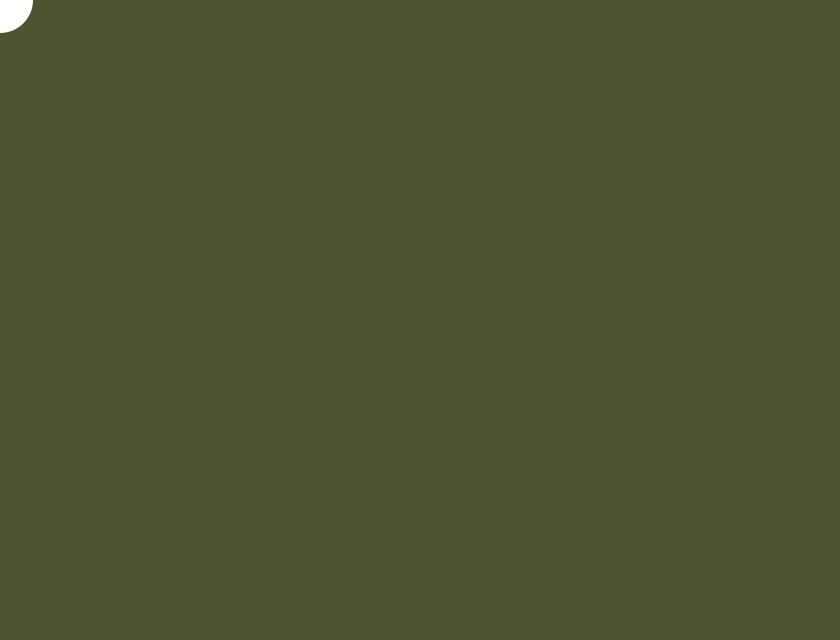
Frame 1 (no input)
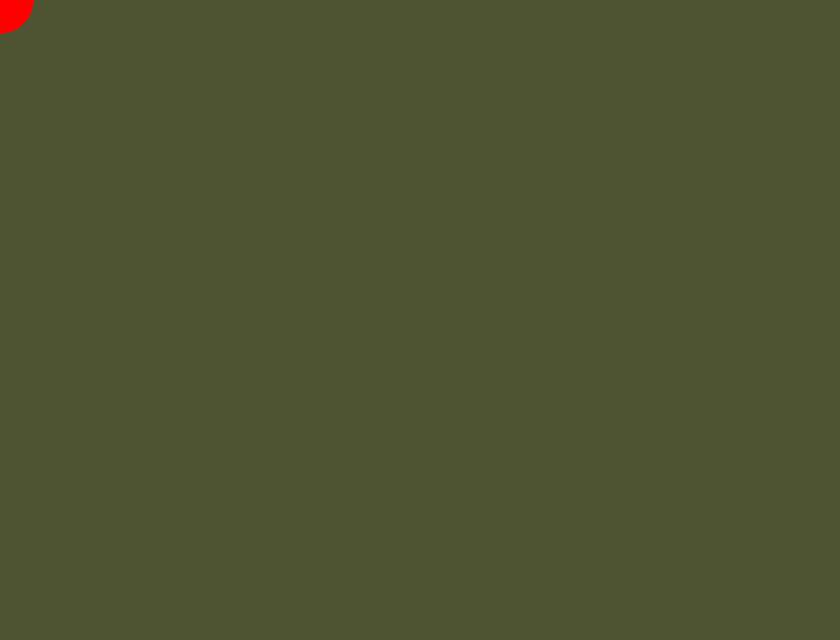
Frame 60 (the mouse pressed at the canvas centre just before this capture)
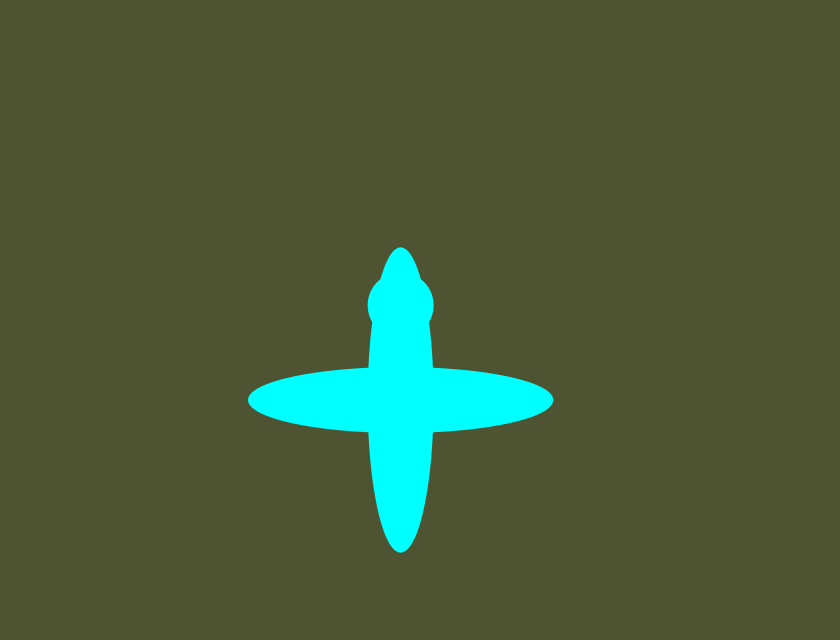
Frame 120 (the mouse held since frame 60 and released just before this capture)

The Processing sketch that drew these frames (run headless with seeded random() and noise(); from frame 60 on, the mouse is pressed at the canvas centre):

// Processing sketch: processing_140824
// ── processing_140824.pde



float x;
float y;
float easing = 0.05;

void setup() {
  size(840, 640); 
  colorMode(HSB, height, height, height);
  noStroke();  
}

void draw() { 
  background(127, 255, 212);
  
  float targetX = mouseX;
  float dx = targetX - x;
  if(abs(dx) > 1) {
    x += dx * easing;
  }
  
  float targetY = mouseY;
  float dy = targetY - y;
  if(abs(dy) > 1) {
    y += dy * easing;
  }
  
  ellipse(x, y, 66, 66);
  ellipse(x, 400, y, 66);
  ellipse(x, 400, 66, y);

    fill(mouseY, height, height);


 }
  


 
